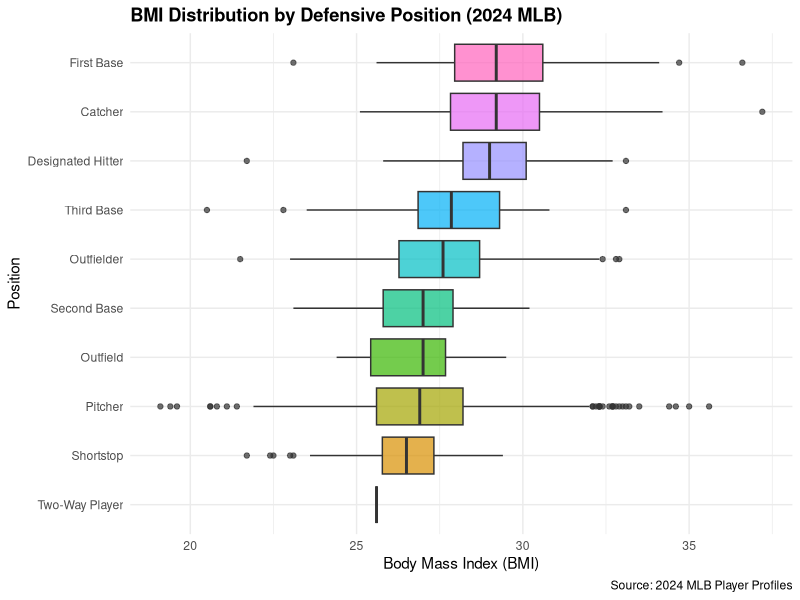

This figure's R source:
## ---- chunk 1
library(tidyverse)

players <- read_csv("data/players.csv", show_col_types = FALSE) |>
  mutate(bmi = round((weight / (height_inches^2)) * 703, 1))
## ---- chunk 2
#| fig-width: 8
#| fig-height: 5

players |>
  filter(!is.na(bmi), !is.na(position)) |>
  mutate(position = fct_reorder(position, bmi, .fun = median)) |>
  ggplot(aes(x = bmi, y = position, fill = position)) +
  geom_boxplot(alpha = 0.7, show.legend = FALSE) +
  labs(
    title = "BMI Distribution by Defensive Position (2024 MLB)",
    x = "Body Mass Index (BMI)",
    y = "Position",
    caption = "Source: 2024 MLB Player Profiles"
  ) +
  theme_minimal() +
  theme(plot.title = element_text(face = "bold"))
